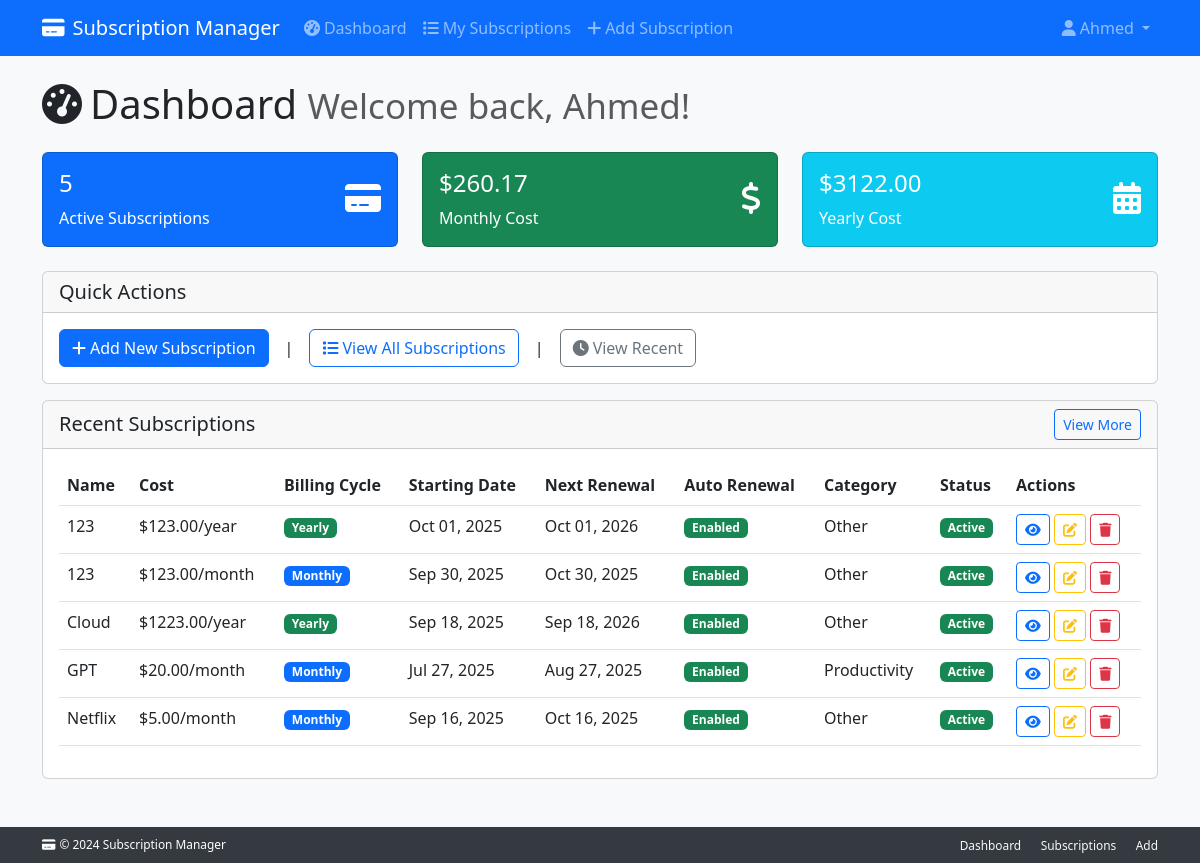
The app's page /dashboard/ (signed in), older data.
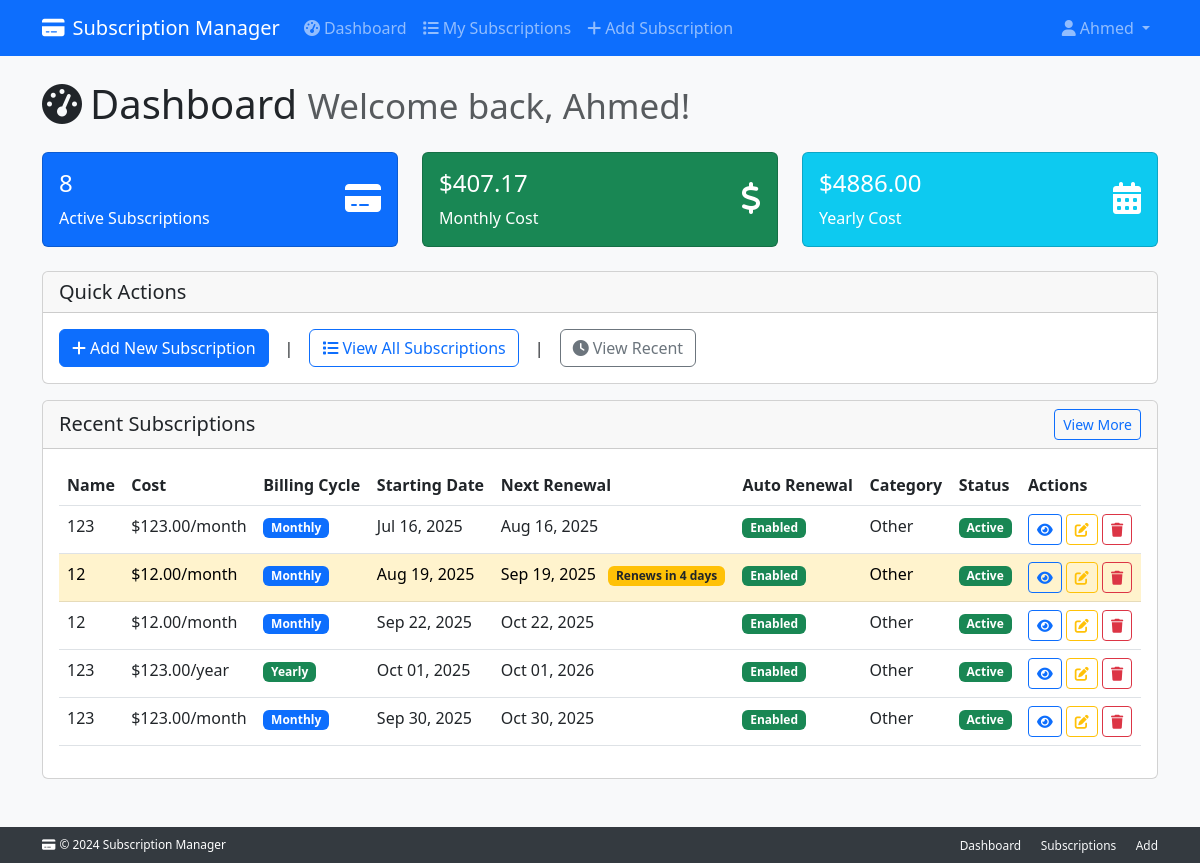
The same page, newer data.
### subscriptions/models/subscription.py (models this page shows, shortened)
class Subscription(
    ValidationMixin,
    TimestampMixin,
    CostCalculationsMixin,
    PaymentManagementMixin,
    RenewalLogicMixin,
    ScheduleManagementMixin,
    models.Model
):
    user = models.ForeignKey(
        settings.AUTH_USER_MODEL,
        on_delete=models.CASCADE,
        related_name="subscriptions"
    )
    name = models.CharField(max_length=200)
    monthly_cost = models.DecimalField(
        max_digits=10,
        decimal_places=2,
        null=True,
        blank=True
    )
    yearly_cost = models.DecimalField(
        max_digits=10,
        decimal_places=2,
        null=True,
        blank=True
    )
    billing_cycle = models.CharField(
        max_length=10,
        choices=BILLING_CYCLE_CHOICES
    )
    start_date = models.DateField()
    renewal_date = models.DateField(null=True, blank=True)
    duration_months = models.PositiveIntegerField(
        null=True,
        blank=True,
        help_text="Duration in months (for monthly billing)"
    )
    duration_years = models.PositiveIntegerField(
        null=True,
        blank=True,
        help_text="Duration in years (for yearly billing)"
    )
    is_active = models.BooleanField(default=True)
    auto_renewal = models.BooleanField(
        default=True,
        help_text="Whether subscription auto-renews"
    )
    category = models.ForeignKey(
        'Category',
        on_delete=models.PROTECT
    )
    objects = SubscriptionManager()
    class Meta:
        ordering = ['-created_at']
        verbose_name = "Subscription"
        verbose_name_plural = "Subscriptions"

### subscriptions/models/category.py (models this page shows, shortened)
class Category(ValidationMixin, SelfReferencingMixin, models.Model):
    name = models.CharField(max_length=150)
    description = models.TextField(blank=True)
    parent = models.ForeignKey(
        "self",
        null=True,
        blank=True,
        on_delete=models.SET_NULL,
        related_name="subcategories"
    )
    objects = CategoryManager()
    class Meta:
        verbose_name = "Category"
        verbose_name_plural = "Categories"
        ordering = ['name']

### accounts/views.py (the view)
# urls.py: path('dashboard/', views.dashboard, name='dashboard'),
@login_required
def dashboard(request):
    subscriptions_qs = get_user_subscriptions(request.user)
    total_monthly_cost, total_yearly_cost, total_count = compute_dashboard_totals(subscriptions_qs)
    context = {
        'subscriptions': list(subscriptions_qs),  # materialize for reuse in templates
        'total_monthly_cost': total_monthly_cost,
        'total_yearly_cost': total_yearly_cost,
        'total_subscriptions': total_count,
    }
    return render(request, 'dashboard.html', context)

### subscriptions/models/managers.py (called while the page is built)
    def get_queryset(self):
        return SubscriptionQuerySet(self.model, using=self._db)

### subscriptions/models/mixins/renewal_logic.py (called while the page is built)
    def days_until_renewal(self):
        if not self.renewal_date or not self.is_active:
            return None
        today = timezone.now().date()
        return (self.renewal_date - today).days

    def is_renewing_within(self, days: int = 7) -> bool:
        remaining_days = self.days_until_renewal()
        if remaining_days is None:
            return False
        if remaining_days < 0:
            return False
        return remaining_days <= days

### subscriptions/selectors.py (called while the page is built)
def get_user_subscriptions(user) -> QuerySet[Subscription]:
    return (
        Subscription.objects.select_related("category")
        .filter(user=user, is_active=True)
        .order_by("-created_at")
    )

### subscriptions_management_project/templates/dashboard.html
{% extends 'base.html' %} {% block title %}Dashboard - Subscription Manager{%endblock %} {% block content %}
<div class="row">
  <div class="col-12">
    <h1 class="mb-4">
      <i class="fas fa-tachometer-alt me-2"></i>Dashboard
      <small class="text-muted">Welcome back, {{ user.username }}!</small>
    </h1>
  </div>
</div>
<div class="row mb-4">
  <div class="col-md-4">
    <div class="card bg-primary text-white">
      <div class="card-body">
        <div class="d-flex justify-content-between">
          <div>
            <h4>{{ total_subscriptions }}</h4>
            <p class="mb-0">Active Subscriptions</p>
          </div>
          <div class="align-self-center">
            <i class="fas fa-credit-card fa-2x"></i>
          </div>
        </div>
      </div>
    </div>
  </div>
  <div class="col-md-4">
    <div class="card bg-success text-white">
      <div class="card-body">
        <div class="d-flex justify-content-between">
          <div>
            <h4>${{ total_monthly_cost|floatformat:2 }}</h4>
            <p class="mb-0">Monthly Cost</p>
          </div>
          <div class="align-self-center">
            <i class="fas fa-dollar-sign fa-2x"></i>
          </div>
        </div>
      </div>
    </div>
  </div>
  <div class="col-md-4">
    <div class="card bg-info text-white">
      <div class="card-body">
        <div class="d-flex justify-content-between">
          <div>
            <h4>${{ total_yearly_cost|floatformat:2 }}</h4>
            <p class="mb-0">Yearly Cost</p>
          </div>
          <div class="align-self-center">
            <i class="fas fa-calendar-alt fa-2x"></i>
          </div>
        </div>
      </div>
    </div>
  </div>
</div>
<div class="row mb-4">
  <div class="col-12">
    <div class="card">
      <div class="card-header">
        <h5 class="mb-0">Quick Actions</h5>
      </div>
      <div class="card-body d-flex align-items-center flex-wrap gap-2">
        <a href="{% url 'add_subscription' %}" class="btn btn-primary">
          <i class="fas fa-plus me-1"></i>Add New Subscription
        </a>
        <span class="mx-2">|</span>
        <a href="{% url 'subscription_list' %}" class="btn btn-outline-primary">
          <i class="fas fa-list me-1"></i>View All Subscriptions
        </a>
        <span class="mx-2">|</span>
        <button
          type="button"
          class="btn btn-outline-secondary"
          id="action-recent"
        >
          <i class="fas fa-clock me-1"></i>View Recent
        </button>
      </div>
    </div>
  </div>
  <div class="col-12 mt-3" id="actions-container">
    <div class="card">
      <div
        class="card-header d-flex justify-content-between align-items-center"
      >
        <h5 class="mb-0">Recent Subscriptions</h5>
        <a
          href="{% url 'subscription_list' %}"
          class="btn btn-sm btn-outline-primary"
          >View More</a
        >
      </div>
      <div class="card-body">
        {% with subs=subscriptions|slice:":5" %}
        {% include 'partials/subscriptions_table.html' with subscriptions=subs %}
        {% endwith %}
          </div>
    </div>
  </div>
</div>
{% endblock %}

### subscriptions/templates/partials/subscriptions_table.html
<div class="table-responsive">
  <table class="table table-hover">
    <thead>
      <tr>
        <th>Name</th>
        <th>Cost</th>
        <th>Billing Cycle</th>
        <th>Starting Date</th>
        <th>Next Renewal</th>
        <th>Auto Renewal</th>
        <th>Category</th>
        <th>Status</th>
        <th>Actions</th>
      </tr>
    </thead>
    <tbody>
      {% for subscription in subscriptions %}
      <tr
        class="{% if subscription.is_renewing_within %}table-warning{% endif %}"
      >
        <td>{{ subscription.name }}</td>
        <td>
        {% if subscription.billing_cycle == 'monthly' %}
        ${{ subscription.monthly_cost|floatformat:2 }}/month
        {% else %}
        ${{ subscription.yearly_cost|floatformat:2 }}/year
        {% endif %}
        </td>
        <td>
          <span
            class="badge bg-{% if subscription.billing_cycle == 'monthly' %}primary{% else %}success{% endif %}"
          >
            {{ subscription.billing_cycle|title }}
          </span>
        </td>
        <td>{{ subscription.start_date|date:"M d, Y" }}</td>
        <td>
          {{ subscription.renewal_date|date:"M d, Y" }}
          {% if subscription.is_renewing_within %}
            <span class="badge bg-warning text-dark ms-2">
                Renews in {{ subscription.days_until_renewal }} days
            </span>
          {% endif %}
        </td>
        <td>
          {% include 'partials/badge_boolean.html' with value=subscription.auto_renewal true_label='Enabled' false_label='Disabled' %}
        </td>
        <td>{{ subscription.category.name|default:"No Category" }}</td>
        <td>
          {% include 'partials/badge_boolean.html' with value=subscription.is_active true_label='Active' false_label='Inactive' %}
        </td>
        <td>
          <a
            href="{% url 'subscription_detail' subscription.pk %}"
            class="btn btn-sm btn-outline-primary"
          >
            <i class="fas fa-eye"></i>
          </a>
          <a
            href="{% url 'edit_subscription' subscription.pk %}"
            class="btn btn-sm btn-outline-warning"
          >
            <i class="fas fa-edit"></i>
          </a>
          <button
            type="button"
            class="btn btn-sm btn-outline-danger"
            onclick="confirmDelete({{ subscription.pk }}, '{{ subscription.name }}')"
          >
            <i class="fas fa-trash"></i>
          </button>
        </td>
      </tr>
      {% endfor %}
    </tbody>
  </table>
</div>

### subscriptions/templates/partials/badge_boolean.html
<span class="badge bg-{% if value %}success{% else %}danger{% endif %}">
  {% if value %}
    {{ true_label|default:'Enabled' }}
  {% else %}
    {{false_label|default:'Disabled' }}
  {% endif %}
</span>

Row changes from the older to the newer data that the page shows:
no longer on this page (row unchanged): Subscription: name "Cloud", yearly_cost "1223.00", billing_cycle "Yearly", start_date "Sep 18, 2025", renewal_date "Sep 18, 2026", true_label "Enabled Active", category.name "Other"
no longer on this page (row unchanged): Subscription: name "GPT", monthly_cost "20.00", billing_cycle "Monthly", start_date "Jul 27, 2025", renewal_date "Aug 27, 2025", true_label "Enabled Active", category.name "Productivity"
no longer on this page (row unchanged): Subscription: name "Netflix", monthly_cost "5.00", billing_cycle "Monthly", start_date "Sep 16, 2025", renewal_date "Oct 16, 2025", true_label "Enabled Active", category.name "Other"
added Subscription: name "123", monthly_cost "123.00", billing_cycle "Monthly", start_date "Jul 16, 2025", renewal_date "Aug 16, 2025", true_label "Enabled Active", category.name "Other"
added Subscription: name "12", monthly_cost "12.00", billing_cycle "Monthly", start_date "Aug 19, 2025", renewal_date "Sep 19, 2025", days_until_renewal "4", true_label "Enabled Active", category.name "Other"
added Subscription: name "12", monthly_cost "12.00", billing_cycle "Monthly", start_date "Sep 22, 2025", renewal_date "Oct 22, 2025", true_label "Enabled Active", category.name "Other"
Text that changed along with them:
{{ total_subscriptions }}: "5" → "8"
{{ total_monthly_cost|floatformat:2 }}: "260.17" → "407.17"
{{ total_yearly_cost|floatformat:2 }}: "3122.00" → "4886.00"
